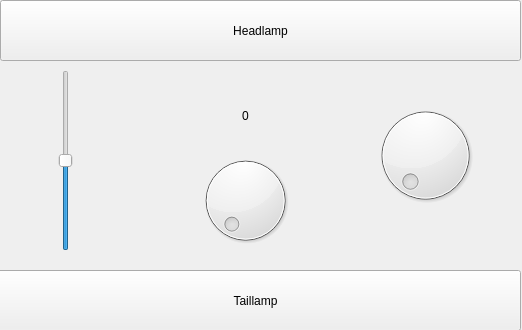
<?xml version="1.0" encoding="UTF-8"?>
<ui version="4.0">
 <class>Form</class>
 <widget class="QWidget" name="Form">
  <property name="geometry">
   <rect>
    <x>0</x>
    <y>0</y>
    <width>522</width>
    <height>330</height>
   </rect>
  </property>
  <property name="windowTitle">
   <string>Form</string>
  </property>
  <widget class="QPushButton" name="Headlamp_Button">
   <property name="geometry">
    <rect>
     <x>0</x>
     <y>0</y>
     <width>521</width>
     <height>61</height>
    </rect>
   </property>
   <property name="text">
    <string>Headlamp</string>
   </property>
  </widget>
  <widget class="QPushButton" name="Taillamp_Button">
   <property name="geometry">
    <rect>
     <x>-10</x>
     <y>270</y>
     <width>531</width>
     <height>61</height>
    </rect>
   </property>
   <property name="text">
    <string>Taillamp</string>
   </property>
  </widget>
  <widget class="QSlider" name="SpeedSlider">
   <property name="geometry">
    <rect>
     <x>40</x>
     <y>70</y>
     <width>51</width>
     <height>181</height>
    </rect>
   </property>
   <property name="minimum">
    <number>-100</number>
   </property>
   <property name="maximum">
    <number>100</number>
   </property>
   <property name="orientation">
    <enum>Qt::Vertical</enum>
   </property>
  </widget>
  <widget class="QDial" name="Speedmeter">
   <property name="geometry">
    <rect>
     <x>190</x>
     <y>150</y>
     <width>111</width>
     <height>101</height>
    </rect>
   </property>
  </widget>
  <widget class="QLabel" name="Speed_Label">
   <property name="geometry">
    <rect>
     <x>180</x>
     <y>90</y>
     <width>131</width>
     <height>51</height>
    </rect>
   </property>
   <property name="text">
    <string>0</string>
   </property>
   <property name="scaledContents">
    <bool>false</bool>
   </property>
   <property name="alignment">
    <set>Qt::AlignCenter</set>
   </property>
   <property name="margin">
    <number>0</number>
   </property>
  </widget>
  <widget class="QDial" name="handle">
   <property name="geometry">
    <rect>
     <x>360</x>
     <y>100</y>
     <width>131</width>
     <height>111</height>
    </rect>
   </property>
   <property name="value">
    <number>0</number>
   </property>
  </widget>
 </widget>
 <resources/>
 <connections/>
</ui>
